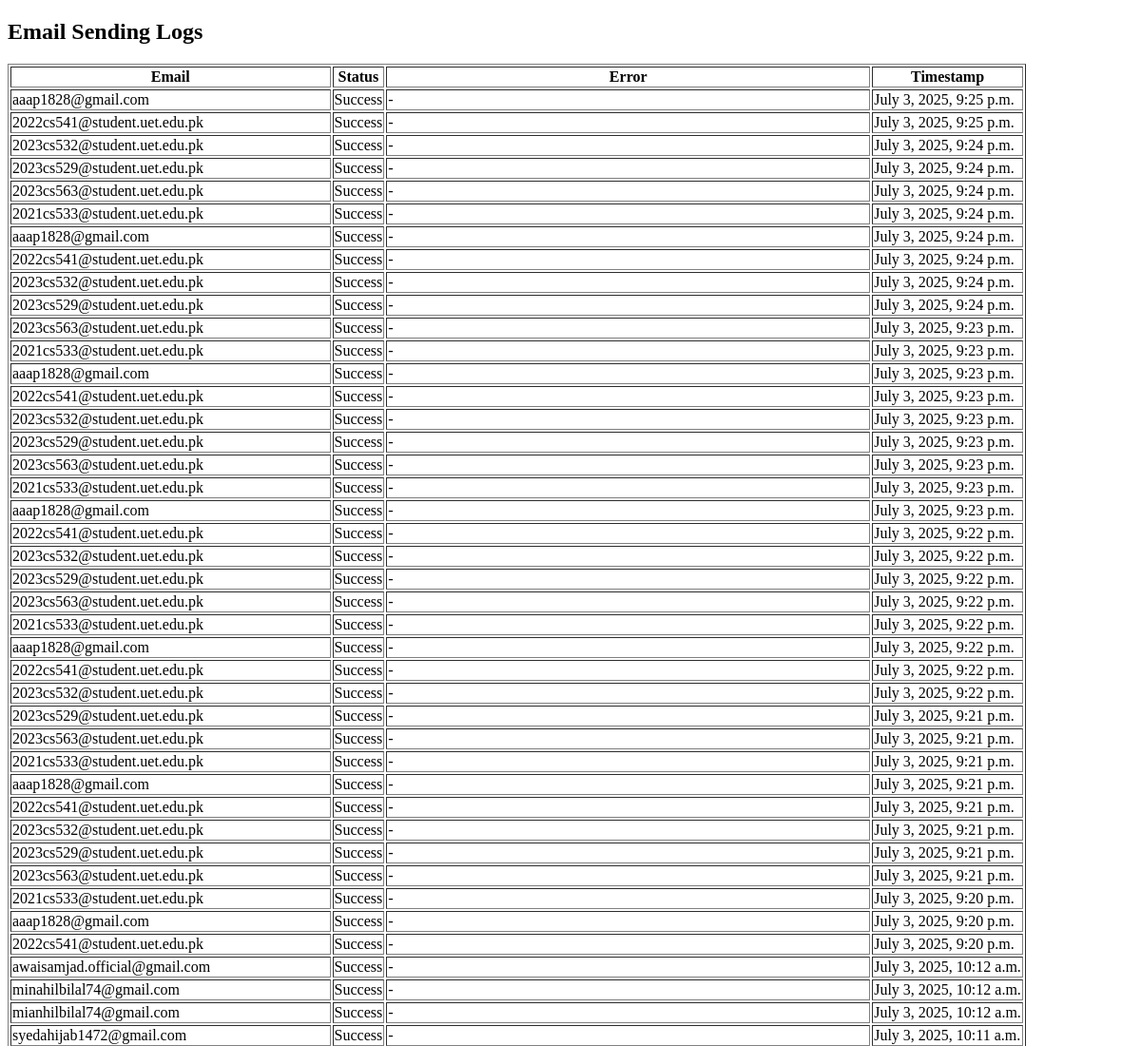
The page /logs/ (upper part) on the database as committed earlier.
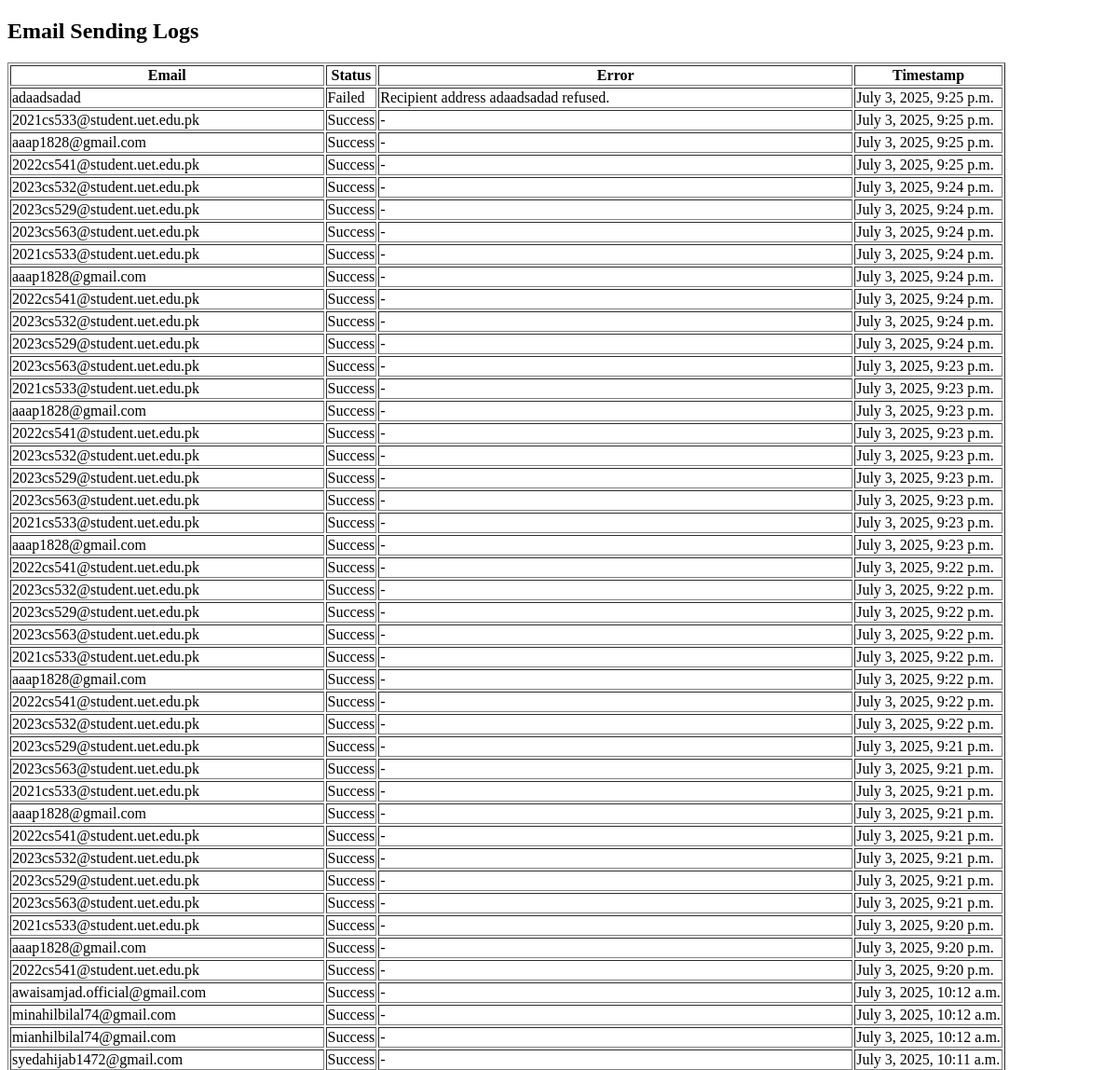
The same page on the database as committed later.
### bulk_mail/models.py (models this page shows)
class EmailLog(models.Model):
    email = models.EmailField()
    status = models.CharField(max_length=10)  # "Success" or "Failed"
    error = models.TextField(blank=True, null=True)
    sender = models.EmailField(blank=True, null=True)  # NEW: track sender
    timestamp = models.DateTimeField(auto_now_add=True)

### bulk_mail/views.py (the view)
# urls.py: path('logs/', views.email_logs_view, name='email_logs'),  # ✅ New
def email_logs_view(request):
    logs = EmailLog.objects.all().order_by('-timestamp')
    return render(request, 'bulk_mail/email_logs.html', {'logs': logs})

### bulk_mail/templates/bulk_mail/email_logs.html (shortened to what this page needs)
<!DOCTYPE html>
<html>
<head>
</head>
<body>
    <h2>Email Sending Logs</h2>
    {% if logs %}
        <table border="1">
            <thead>
                <tr>
                    <th>Email</th>
                    <th>Status</th>
                    <th>Error</th>
                    <th>Timestamp</th>
                </tr>
            </thead>
            <tbody>
                {% for log in logs %}
                <tr>
                    <td>{{ log.email }}</td>
                    <td>{{ log.status }}</td>
                    <td>{{ log.error|default:"-" }}</td>
                    <td>{{ log.timestamp }}</td>
                </tr>
                {% endfor %}
            </tbody>
        </table>
    {% else %}
        <p>No logs found.</p>
    {% endif %}
</body>
</html>

Rows that differ between the two databases and show on the page:
added EmailLog: email "adaadsadad", status "Failed", error "Recipient address adaadsadad refused.", timestamp "July 3, 2025, 9:25 p.m."
added EmailLog: email "2021cs533@student.uet.edu.pk", status "Success", error "-", timestamp "July 3, 2025, 9:25 p.m."
